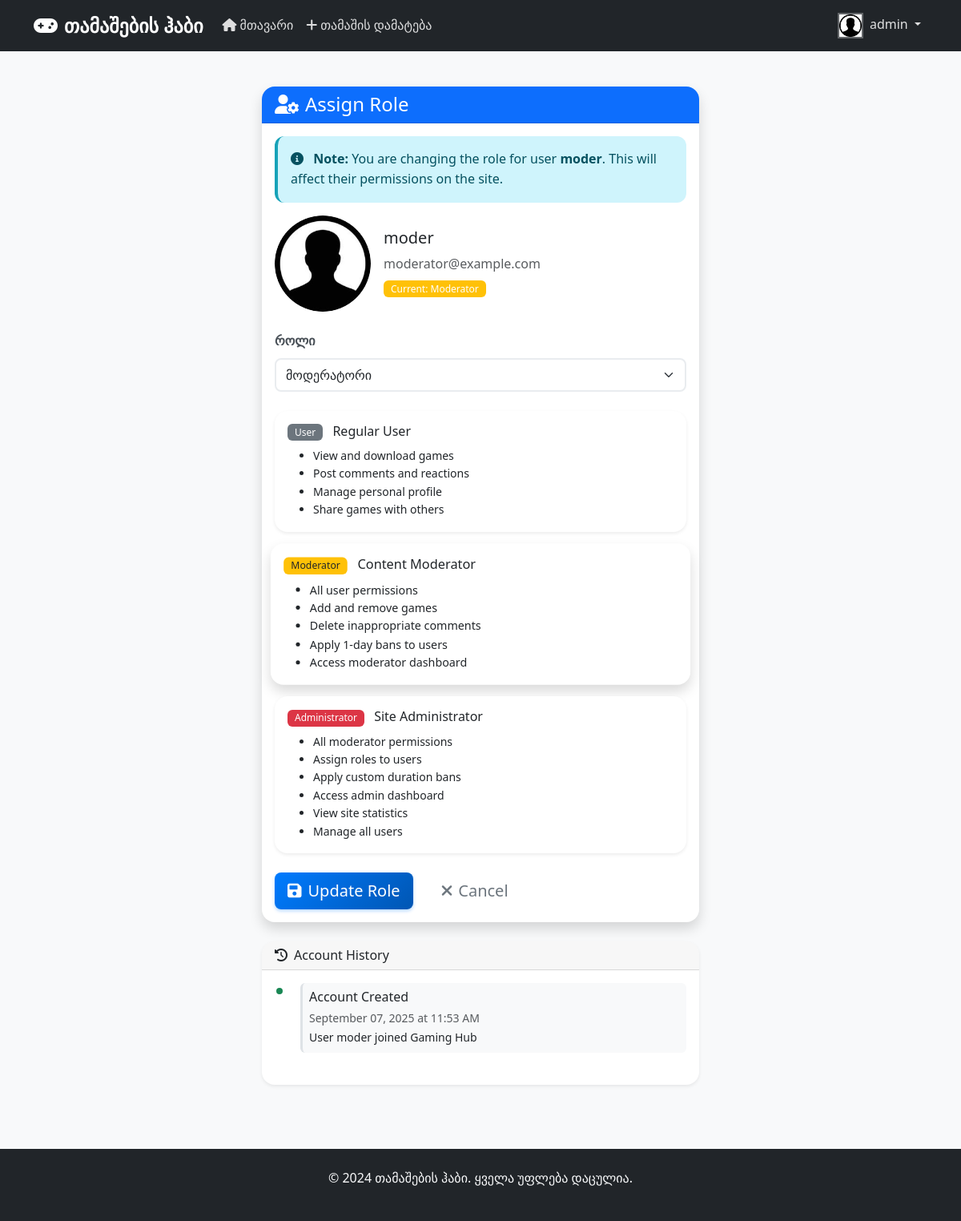
Page /assign_role/2 (signed in) on the committed database.
### models.py (models this page shows, shortened)
class User(UserMixin, db.Model):
    id = db.Column(db.Integer, primary_key=True)
    username = db.Column(db.String(80), unique=True, nullable=False)
    email = db.Column(db.String(120), unique=True, nullable=False)
    password_hash = db.Column(db.String(256), nullable=False)
    role = db.Column(db.String(20), default='user')  # user, moderator, admin
    profile_image = db.Column(db.String(120), default='default.jpg')
    created_at = db.Column(db.DateTime, default=datetime.utcnow)
    last_name_change = db.Column(db.DateTime)
    is_banned = db.Column(db.Boolean, default=False)
    ban_expires_at = db.Column(db.DateTime)
    comments = db.relationship('Comment', backref='user', lazy=True, cascade='all, delete-orphan')
    reactions = db.relationship('GameReaction', backref='user', lazy=True, cascade='all, delete-orphan')
    bans_issued = db.relationship('UserBan', foreign_keys='UserBan.banned_by_id', backref='banned_by', lazy=True)
    user_bans = db.relationship('UserBan', foreign_keys='UserBan.user_id', backref='banned_user', lazy=True)

### routes.py (the view)
@app.route('/assign_role/<int:user_id>', methods=['GET', 'POST'])
@admin_required
def assign_role(user_id):
    user = User.query.get_or_404(user_id)
    form = AssignRoleForm()
    if form.validate_on_submit():
        old_role = user.role
        user.role = form.role.data
        db.session.commit()
        flash(f'მომხმარებელის {user.username} როლი შეიცვალა {old_role}-დან {form.role.data}-მდე.', 'success')
        return redirect(url_for('manage_users'))
    if request.method == 'GET':
        form.role.data = user.role
    return render_template('assign_role.html', user=user, form=form)

### forms.py
class AssignRoleForm(FlaskForm):
    role = SelectField('როლი', choices=[
        ('user', 'მომხმარებელი'),
        ('moderator', 'მოდერატორი'),
        ('admin', 'ადმინისტრატორი')
    ], validators=[DataRequired()])

### app.py (called while the page is built)
@login_manager.user_loader
def load_user(user_id):
    return User.query.get(int(user_id))

### routes.py (called while the page is built)
@app.context_processor
def utility_processor():
    return dict(format_datetime=format_datetime, can_manage_games=can_manage_games)

### utils.py (called while the page is built)
def admin_required(f):
    @wraps(f)
    def decorated_function(*args, **kwargs):
        if not current_user.is_authenticated or current_user.role != 'admin':
            abort(403)
        return f(*args, **kwargs)
    return decorated_function

### templates/assign_role.html (shortened to what this page needs)
{% extends "base.html" %}
{% block content %}
<div class="row justify-content-center">
    <div class="col-md-6">
        <div class="card shadow">
            <div class="card-header bg-primary text-white">
                <h4 class="mb-0">
                    <i class="fas fa-user-cog me-2"></i>Assign Role
                </h4>
            </div>
            <div class="card-body">
                <div class="alert alert-info">
                    <i class="fas fa-info-circle me-2"></i>
                    <strong>Note:</strong> You are changing the role for user <strong>{{ user.username }}</strong>. This will affect their permissions on the site.
                </div>
                <div class="user-info mb-4">
                    <div class="d-flex align-items-center">
                        <img src="{{ url_for('static', filename='uploads/' + user.profile_image) }}"
                             alt="{{ user.username }}" class="profile-img-large rounded-circle me-3">
                        <div>
                            <h5>{{ user.username }}</h5>
                            <p class="mb-1 text-muted">{{ user.email }}</p>
                            <span class="badge bg-{{ 'danger' if user.role == 'admin' else 'warning' if user.role == 'moderator' else 'secondary' }}">
                                Current: {{ user.role.title() }}
                            </span>
                        </div>
                    </div>
                </div>
                <form method="POST">
                    <div class="mb-4">
                        {{ form.role.label(class="form-label fw-bold") }}
                        {{ form.role(class="form-select form-control-lg") }}
                    </div>
                    <div class="role-descriptions mb-4">
                        <div class="role-card" data-role="user">
                            <div class="card border-secondary">
                                <div class="card-body">
                                    <h6 class="card-title">
                                        <span class="badge bg-secondary me-2">User</span>
                                        Regular User
                                    </h6>
                                    <ul class="small mb-0">
                                        <li>View and download games</li>
                                        <li>Post comments and reactions</li>
                                        <li>Manage personal profile</li>
                                        <li>Share games with others</li>
                                    </ul>
                                </div>
                            </div>
                        </div>
                        <div class="role-card mt-3" data-role="moderator">
                            <div class="card border-warning">
                                <div class="card-body">
                                    <h6 class="card-title">
                                        <span class="badge bg-warning text-dark me-2">Moderator</span>
                                        Content Moderator
                                    </h6>
                                    <ul class="small mb-0">
                                        <li>All user permissions</li>
                                        <li>Add and remove games</li>
                                        <li>Delete inappropriate comments</li>
                                        <li>Apply 1-day bans to users</li>
                                        <li>Access moderator dashboard</li>
                                    </ul>
                                </div>
                            </div>
                        </div>
                        <div class="role-card mt-3" data-role="admin">
                            <div class="card border-danger">
                                <div class="card-body">
                                    <h6 class="card-title">
                                        <span class="badge bg-danger me-2">Administrator</span>
                                        Site Administrator
                                    </h6>
                                    <ul class="small mb-0">
                                        <li>All moderator permissions</li>
                                        <li>Assign roles to users</li>
                                        <li>Apply custom duration bans</li>
                                        <li>Access admin dashboard</li>
                                        <li>View site statistics</li>
                                        <li>Manage all users</li>
                                    </ul>
                                </div>
                            </div>
                        </div>
                    </div>
                    <div class="d-flex justify-content-between">
                        <div>
                            <button type="submit" class="btn btn-primary btn-lg me-3">
                                <i class="fas fa-save me-2"></i>Update Role
                            </button>
                            <a href="{{ url_for('manage_users') }}" class="btn btn-outline-secondary btn-lg">
                                <i class="fas fa-times me-2"></i>Cancel
                            </a>
                        </div>
                    </div>
                </form>
            </div>
        </div>
        <div class="card mt-4">
            <div class="card-header">
                <h6 class="mb-0">
                    <i class="fas fa-history me-2"></i>Account History
                </h6>
            </div>
            <div class="card-body">
                <div class="timeline">
                    <div class="timeline-item">
                        <div class="timeline-marker bg-success"></div>
                        <div class="timeline-content">
                            <h6 class="mb-1">Account Created</h6>
                            <small class="text-muted">{{ user.created_at.strftime('%B %d, %Y at %I:%M %p') }}</small>
                            <p class="small mb-0">User {{ user.username }} joined Gaming Hub</p>
                        </div>
                    </div>
                </div>
            </div>
        </div>
    </div>
</div>
{% endblock %}

### templates/base.html (shortened to what this page needs)
<!DOCTYPE html>
<html lang="en">
<head>
    <link href="https://cdn.jsdelivr.net/npm/bootstrap@5.3.0/dist/css/bootstrap.min.css" rel="stylesheet">
    <link href="https://cdnjs.cloudflare.com/ajax/libs/font-awesome/6.0.0/css/all.min.css" rel="stylesheet">
    <link href="{{ url_for('static', filename='css/style.css') }}" rel="stylesheet">
</head>
<body>
    <nav class="navbar navbar-expand-lg navbar-dark bg-dark fixed-top">
        <div class="container">
            <a class="navbar-brand fw-bold" href="{{ url_for('index') }}">
                <i class="fas fa-gamepad me-2"></i>თამაშების ჰაბი
            </a>
            <div class="collapse navbar-collapse" id="navbarNav">
                <ul class="navbar-nav me-auto">
                    <li class="nav-item">
                        <a class="nav-link" href="{{ url_for('index') }}">
                            <i class="fas fa-home me-1"></i>მთავარი
                        </a>
                    </li>
                    {% if current_user.is_authenticated and current_user.role in ['moderator', 'admin'] %}
                    <li class="nav-item">
                        <a class="nav-link" href="{{ url_for('add_game') }}">
                            <i class="fas fa-plus me-1"></i>თამაშის დამატება
                        </a>
                    </li>
                    {% endif %}
                </ul>
                <ul class="navbar-nav">
                    {% if current_user.is_authenticated %}
                        <li class="nav-item dropdown">
                            <a class="nav-link dropdown-toggle" href="#" id="navbarDropdown" role="button" data-bs-toggle="dropdown">
                                <img src="{{ url_for('static', filename='uploads/' + current_user.profile_image) }}"
                                     alt="Profile" class="profile-img-nav me-1">
                                {{ current_user.username }}
                            </a>
                        </li>
                    {% endif %}
                </ul>
            </div>
        </div>
    </nav>
    <main class="main-content">
        <div class="container">
            {% block content %}{% endblock %}
        </div>
    </main>
    <footer class="bg-dark text-light py-4 mt-5">
        <div class="container text-center">
            <p>&copy; 2024 თამაშების ჰაბი. ყველა უფლება დაცულია.</p>
        </div>
    </footer>
</body>
</html>

### static/css/style.css (style rules this page uses)
:root { --primary-color: #007bff; --secondary-color: #6c757d; --success-color: #28a745; --danger-color: #dc3545; --warning-color: #ffc107; --info-color: #17a2b8; --dark-color: #343a40; --light-color: #f8f9fa; --gaming-gradient: linear-gradient(135deg, #667eea 0%, #764ba2 100%); --card-shadow: 0 0.125rem 0.25rem rgba(0, 0, 0, 0.075); --card-shadow-hover: 0 0.5rem 1rem rgba(0, 0, 0, 0.15); }
body { font-family: 'Segoe UI', Tahoma, Geneva, Verdana, sans-serif; background-color: #f8f9fa; line-height: 1.6; padding-top: 76px; }
.main-content { min-height: calc(100vh - 200px); padding: 2rem 0; }
.navbar-brand { font-size: 1.5rem; font-weight: 700; }
.navbar-dark .navbar-nav .nav-link { color: rgba(255, 255, 255, 0.85); transition: color 0.3s ease; }
.profile-img-nav { width: 32px; height: 32px; object-fit: cover; border: 2px solid rgba(255, 255, 255, 0.3); }
.profile-img-large { width: 120px; height: 120px; object-fit: cover; }
.card { border: none; border-radius: 1rem; box-shadow: var(--card-shadow); transition: transform 0.2s ease, box-shadow 0.2s ease; }
.card-header { border-radius: 1rem 1rem 0 0 !important; border-bottom: 1px solid rgba(0, 0, 0, 0.125); background-color: rgba(0, 0, 0, 0.03); }
.btn { border-radius: 0.5rem; font-weight: 500; transition: all 0.3s ease; border: none; }
.btn-primary { background: linear-gradient(135deg, #007bff 0%, #0056b3 100%); box-shadow: 0 2px 4px rgba(0, 123, 255, 0.3); }
.form-control, .form-select { border-radius: 0.5rem; border: 2px solid #e9ecef; transition: border-color 0.3s ease, box-shadow 0.3s ease; }
.form-label { font-weight: 600; color: #495057; margin-bottom: 0.5rem; }
.badge { font-size: 0.75em; font-weight: 500; padding: 0.375em 0.75em; border-radius: 0.375rem; }
.alert { border: none; border-radius: 0.75rem; border-left: 4px solid; }
.alert-info { border-left-color: var(--info-color); }
.fade-in { animation: fadeIn 0.5s ease-in; }
footer { margin-top: auto; background-color: var(--dark-color) !important; }

### templates/assign_role.html (style rules this page uses)
.timeline { position: relative; padding-left: 2rem; }
.timeline-item { position: relative; margin-bottom: 1.5rem; }
.timeline-marker { position: absolute; left: -2rem; top: 0.25rem; width: 0.75rem; height: 0.75rem; border-radius: 50%; border: 2px solid white; }
.timeline-content { padding: 0.5rem; background-color: #f8f9fa; border-radius: 0.375rem; border-left: 3px solid #dee2e6; }
.selected-role { transform: scale(1.02); transition: transform 0.2s ease; }
.selected-role .card { box-shadow: 0 0.5rem 1rem rgba(0, 0, 0, 0.15); }

### rows in the picture
User: profile_image (placeholder picture), username "admin"
User: username "moder", profile_image (placeholder picture), email "moderator@example.com", role "Moderator", role "მოდერატორი", created_at "September 07, 2025 at 11:53 AM"
